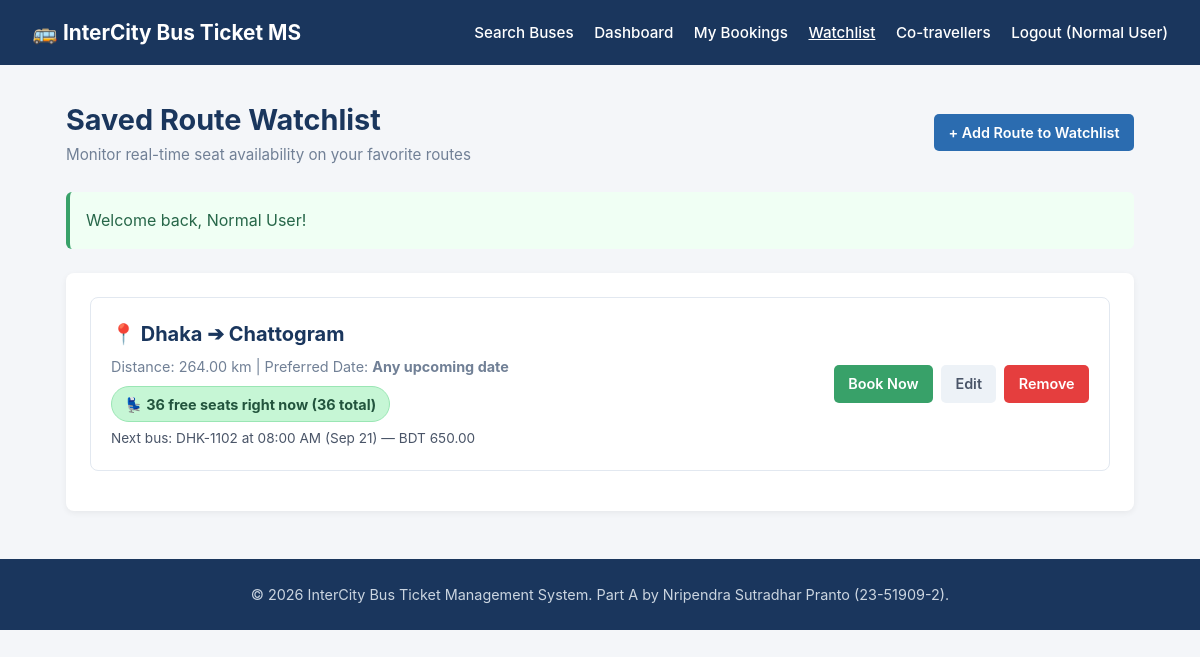
The page /controllers/WatchlistController.php?action=index (signed in) on the database its author committed.
### tables this page shows
CREATE TABLE IF NOT EXISTS schedules (
	id             INT AUTO_INCREMENT PRIMARY KEY,
	bus_id         INT NOT NULL,
	route_id       INT NOT NULL,
	travel_date    DATE NOT NULL,
	departure_time TIME NOT NULL,
	arrival_time   TIME NOT NULL,
	fare           DECIMAL(10,2) NOT NULL,
	status         ENUM('Active','Inactive') NOT NULL DEFAULT 'Active',
	created_at     DATETIME NOT NULL DEFAULT CURRENT_TIMESTAMP,
	FOREIGN KEY (bus_id)   REFERENCES buses(id),
	FOREIGN KEY (route_id) REFERENCES routes(id)
);

CREATE TABLE IF NOT EXISTS buses (
	id            INT AUTO_INCREMENT PRIMARY KEY,
	bus_number    VARCHAR(30) NOT NULL UNIQUE,
	type          VARCHAR(30) NOT NULL,
	seat_capacity INT NOT NULL,
	layout        VARCHAR(20) NOT NULL,
	status        ENUM('Active','Inactive') NOT NULL DEFAULT 'Active',
	created_at    DATETIME NOT NULL DEFAULT CURRENT_TIMESTAMP
);

### db.php (called while the page is built, shortened)
<?php
class DBConnection {
	private $host = "localhost";
	private $username = "root";
	private $password = "";
	private $database = "bus_management";
	public function connect() {
		$conn = @new mysqli($this->host, $this->username, $this->password, $this->database);
		$conn->set_charset("utf8");
		return $conn;
	}
}

### models/PreviewT.php (called while the page is built, shortened)
<?php
require_once __DIR__ . '/../db.php';
class Preview {
	private static $checked = false;
	private static $conn    = null;
	public static function connect() {
		if (!self::$checked) {
			self::$checked = true;
			try {
				self::$conn = (new DBConnection())->connect();
			} catch (Throwable $e) {
				self::$conn = null;
			}
		}
		return self::$conn;
	}
}

### models/WatchlistT.php (called while the page is built, shortened)
<?php
require_once __DIR__ . '/PreviewT.php';
class Watchlist {
	private $conn;
	public function __construct() {
		$this->conn = Preview::connect();
	}
	public function getWatchlistWithSeatCount($userId) {
		if (!$this->conn) {
			$items = [];
			foreach (Preview::where(Preview::watchlist(), 'user_id', $userId) as $row) {
				$route   = Preview::find(Preview::routes(), $row['route_id']);
				$items[] = $row + ['from_city' => $route['origin'], 'to_city' => $route['destination'], 'distance' => $route['distance_km']];
			}
		} else {
			$stmt = $this->conn->prepare("SELECT w.id, w.route_id, w.preferred_date,
					r.origin AS from_city, r.destination AS to_city, r.distance_km AS distance
				FROM watchlist w
				JOIN routes r ON r.id = w.route_id
				WHERE w.user_id = ?
				ORDER BY w.id");
			$stmt->bind_param("i", $userId);
			$stmt->execute();
			$items = $stmt->get_result()->fetch_all(MYSQLI_ASSOC);
		}
		foreach ($items as &$item) {
			$trip = $this->nextTrip($item['route_id'], $item['preferred_date']);
		}
		return $items;
	}
	private function nextTrip($routeId, $preferredDate) {
		$sql = "SELECT s.id, s.travel_date, s.departure_time, s.fare, b.bus_number, b.seat_capacity,
				(SELECT COUNT(*) FROM seat_allocations sa WHERE sa.schedule_id = s.id) AS taken
			FROM schedules s
			JOIN buses b ON b.id = s.bus_id
			WHERE s.route_id = ? AND s.status = 'Active' AND b.status = 'Active'";
		if (!empty($preferredDate)) {
			$sql .= " AND s.travel_date = ? ORDER BY s.departure_time LIMIT 1";
			$stmt = $this->conn->prepare($sql);
			$stmt->bind_param("is", $routeId, $preferredDate);
		} else {
			$sql .= " AND s.travel_date >= CURDATE() ORDER BY s.travel_date, s.departure_time LIMIT 1";
			$stmt = $this->conn->prepare($sql);
			$stmt->bind_param("i", $routeId);
		}
		$stmt->execute();
		return $stmt->get_result()->fetch_assoc();
	}
}

### views/passenger/watchlist_list.php (the view, shortened to what this page needs)
<?php
$hasLayout = false;
if ($hasLayout) {
    include __DIR__ . '/../layouts/header.php';
} else {
?>
<!DOCTYPE html>
<html lang="en">
<head>
</head>
<body>
<nav class="navbar">
    <div style="font-size: 1.3rem; font-weight: bold;">🚌 InterCity Bus Ticket MS</div>
    <div>
        <a href="../controllers/HomeController.php">Search Buses</a>
        <a href="../controllers/BookingController.php?action=dashboard">Dashboard</a>
        <a href="../controllers/BookingController.php?action=index">My Bookings</a>
        <a href="../controllers/WatchlistController.php?action=index" style="text-decoration: underline;">Watchlist</a>
        <a href="../controllers/TravellerController.php?action=index">Co-travellers</a>
        <a href="../controllers/AuthController.php?action=logout">Logout (<?= htmlspecialchars($_SESSION['user_name']) ?>)</a>
    </div>
</nav>
<?php } ?>
<div class="container">
    <div class="page-header">
        <div>
            <h1>Saved Route Watchlist</h1>
            <p style="color: #718096; font-size: 0.95rem;">Monitor real-time seat availability on your favorite routes</p>
        </div>
        <div>
            <a href="../controllers/WatchlistController.php?action=create" class="btn btn-primary">+ Add Route to Watchlist</a>
        </div>
    </div>
    <?php if (!empty($_SESSION['flash_success'])): ?>
        <div class="alert alert-success"><?= htmlspecialchars($_SESSION['flash_success']); unset($_SESSION['flash_success']); ?></div>
    <?php endif; ?>
    <div class="card">
        <?php if (!empty($watchlist)): ?>
            <?php foreach ($watchlist as $item): ?>
                <div class="watchlist-item">
                    <div>
                        <div class="route-title">
                            📍 <?= htmlspecialchars($item['from_city']) ?> ➔ <?= htmlspecialchars($item['to_city']) ?>
                        </div>
                        <div class="route-meta">
                            <?php if (!empty($item['distance'])): ?>
                                Distance: <?= htmlspecialchars($item['distance']) ?> km |
                            <?php endif; ?>
                            Preferred Date: <strong><?= !empty($item['preferred_date']) ? date('M d, Y', strtotime($item['preferred_date'])) : 'Any upcoming date' ?></strong>
                        </div>
                        <?php if ($item['has_schedule']): ?>
                            <div class="seat-badge <?= $item['free_seats'] > 0 ? 'seat-avail' : 'seat-full' ?>">
                                💺 <?= (int)$item['free_seats'] ?> free seats right now (<?= $item['total_seats'] ?> total)
                            </div>
                            <div style="font-size: 0.85rem; color: #4a5568; margin-top: 0.35rem;">
                                Next bus: <?= htmlspecialchars($item['bus_name']) ?> at <?= date('h:i A', strtotime($item['next_time'])) ?> (<?= date('M d', strtotime($item['next_date'])) ?>) — BDT <?= number_format($item['fare'], 2) ?>
                            </div>
                        <?php else: ?>
                            <div class="seat-badge" style="background: #edf2f7; color: #718096;">
                                No scheduled trips yet for this route
                            </div>
                        <?php endif; ?>
                    </div>
                    <div class="actions">
                        <?php if ($item['has_schedule'] && $item['free_seats'] > 0): ?>
                            <a href="../controllers/BookingController.php?action=book&schedule_id=<?= (int)$item['schedule_id'] ?>" class="btn btn-success">
                                Book Now
                            </a>
                        <?php endif; ?>
                        <a href="../controllers/WatchlistController.php?action=edit&id=<?= (int)$item['id'] ?>" class="btn btn-secondary">
                            Edit
                        </a>
                        <a href="../controllers/WatchlistController.php?action=delete&id=<?= (int)$item['id'] ?>" class="btn btn-danger" onclick="return confirm('Remove this route from your watchlist?');">
                            Remove
                        </a>
                    </div>
                </div>
            <?php endforeach; ?>
        <?php endif; ?>
    </div>
</div>
<?php if ($hasLayout) { include __DIR__ . '/../layouts/footer.php'; } else { ?>
<footer style="background: #1a365d; color: #cbd5e0; text-align: center; padding: 1.5rem; margin-top: 3rem; font-size: 0.9rem;">
    <p>&copy; <?= date('Y') ?> InterCity Bus Ticket Management System. Part A by Nripendra Sutradhar Pranto (23-51909-2).</p>
</footer>
</body>
</html>
<?php } ?>

### views/passenger/watchlist_list.php (style rules this page uses)
* { box-sizing: border-box; margin: 0; padding: 0; font-family: -apple-system, BlinkMacSystemFont, "Segoe UI", Roboto, Helvetica, Arial, sans-serif; }
body { background: #f4f6f9; color: #2d3748; line-height: 1.6; }
.navbar { background: #1a365d; color: white; padding: 1rem 2rem; display: flex; justify-content: space-between; align-items: center; }
.navbar a { color: white; text-decoration: none; margin-left: 1rem; font-weight: 500; font-size: 0.95rem; }
.container { max-width: 1100px; margin: 2rem auto; padding: 0 1rem; }
.page-header { display: flex; justify-content: space-between; align-items: center; margin-bottom: 1.5rem; }
.page-header h1 { font-size: 1.8rem; color: #1a365d; }
.card { background: white; border-radius: 8px; box-shadow: 0 2px 6px rgba(0,0,0,0.06); padding: 1.5rem; }
.watchlist-item { border: 1px solid #e2e8f0; border-radius: 8px; padding: 1.25rem; margin-bottom: 1rem; display: flex; justify-content: space-between; align-items: center; background: white; transition: box-shadow 0.2s; }
.route-title { font-size: 1.25rem; font-weight: bold; color: #1a365d; margin-bottom: 0.3rem; }
.route-meta { font-size: 0.9rem; color: #718096; }
.seat-badge { display: inline-block; padding: 0.35rem 0.8rem; border-radius: 999px; font-weight: bold; font-size: 0.9rem; margin-top: 0.5rem; }
.seat-avail { background: #c6f6d5; color: #22543d; border: 1px solid #9ae6b4; }
.btn { display: inline-block; padding: 0.45rem 0.9rem; border-radius: 5px; font-size: 0.9rem; font-weight: 600; text-decoration: none; cursor: pointer; border: none; }
.btn-primary { background: #2b6cb0; color: white; }
.btn-success { background: #38a169; color: white; }
.btn-secondary { background: #edf2f7; color: #4a5568; }
.btn-danger { background: #e53e3e; color: white; }
.actions { display: flex; gap: 0.5rem; align-items: center; }
.alert { padding: 1rem; border-radius: 6px; margin-bottom: 1.5rem; }
.alert-success { background: #f0fff4; color: #276749; border-left: 4px solid #38a169; }

### rows shown on the page
schedules: from_city "Dhaka", to_city "Chattogram", distance "264.00", bus.seat_capacity "36", bus.bus_number "DHK-1102", departure_time "08:00 AM", travel_date "Sep 21", fare "650.00"

### other values the page prints
$_SESSION['user_name'] "Normal User"
$_SESSION['flash_success'] "Welcome back, Normal User!"
